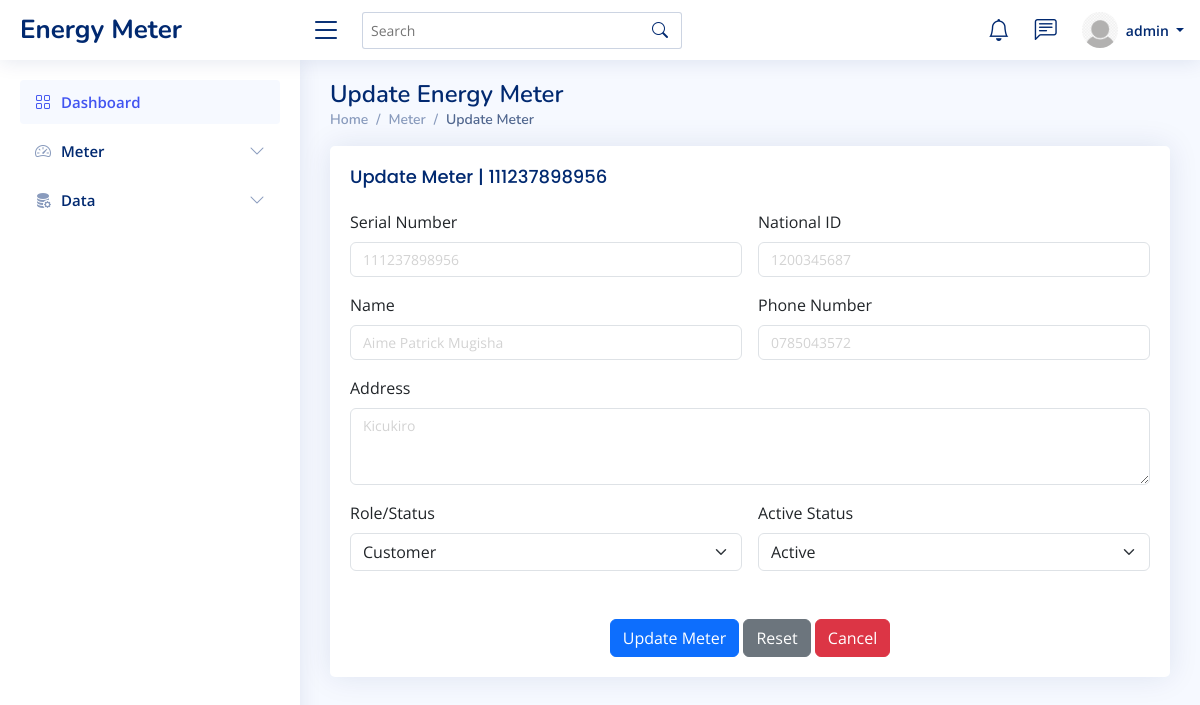
Screenshot of /update_meter/1/ (signed in) with the database file from the repository.
### energy_meter_app/models.py (models this page shows, shortened)
class Meter(models.Model):
    ROLE_CHOICES = [
        ('client', 'Client'),
    ]
    serial_number = models.CharField(max_length=30, unique=True)
    national_id = models.CharField(max_length=20, unique=True)
    name = models.CharField(max_length=100)
    phone_number = models.CharField(max_length=15, unique=True)
    address = models.TextField(max_length=50)
    created_at = models.DateTimeField(auto_now_add=True)
    updated_at = models.DateTimeField(auto_now=True)
    is_active = models.BooleanField(default=True)
    role = models.CharField(max_length=10, choices=ROLE_CHOICES, default='client')
    username = models.CharField(max_length=50, unique=True, null=True, blank=True)
    password = models.CharField(max_length=128, null=True, blank=True)
    class Meta:
        verbose_name = 'Meter'
        verbose_name_plural = 'Meters'
        ordering = ['created_at']

### energy_meter_app/views.py (the view)
# urls.py: path('update_meter/<int:meter_id>/', views.update_meter, name="update_meter"),
@meter_login_required
def update_meter(request, meter_id):
    if request.method == 'POST':
        meter = Meter.objects.get(id=meter_id)
        meter.serial_number = request.POST.get('serial_number')
        meter.national_id = request.POST.get('national_id')
        meter.name = request.POST.get('name')
        meter.phone_number = request.POST.get('phone_number')
        meter.address = request.POST.get('address')
        meter.role = request.POST.get('status')
        meter.is_active = request.POST.get('is_active') == 'True'
        meter.save()
        messages.success(request, 'Meter updated successfully')
        return redirect('manage_meters')
    else:
        meter = Meter.objects.get(id=meter_id)
        return render(request, "energy_meter_app/forms/update_meter.html", {'meter': meter})

### energy_meter_app/views.py (called while the page is built)
def meter_login_required(view_func):
    @wraps(view_func)
    def wrapped_view(request, *args, **kwargs):
        is_meter_user = request.session.get('is_meter_user', False)
        is_django_user = request.user.is_authenticated
        if not (is_meter_user or is_django_user):
            messages.error(request, "Please log in to access this page")
            return redirect('index')
        return view_func(request, *args, **kwargs)
    return wrapped_view

### energy_meter_app/templates/energy_meter_app/forms/update_meter.html (shortened to what this page needs)
{% load static %}
<!DOCTYPE html>
<html lang="en">
{% include "energy_meter_app/admin_navbar/header.html" %}
<body>
  {% include "energy_meter_app/admin_navbar/navbar.html" %}
  {% include "energy_meter_app/admin_navbar/aside.html" %}
  <main id="main" class="main">
    <div class="pagetitle">
      <h1>Update Energy Meter</h1>
      <nav>
        <ol class="breadcrumb">
          <li class="breadcrumb-item"><a href="{% url 'admin_dashboard' %}">Home</a></li>
          <li class="breadcrumb-item">Meter</li>
          <li class="breadcrumb-item active">Update Meter</li>
        </ol>
      </nav>
    </div>
    <section class="section">
      <div class="row">
        <div class="col-lg-12">
          <div class="card">
            <div class="card-body">
              <h5 class="card-title">Update Meter | {{meter.serial_number}}</h5>
              <form class="row g-3" method="POST">
                <div class="col-md-6">
                  <label for="serial_number" class="form-label">Serial Number</label>
                  <input type="number" name="serial_number" id="serial_number" class="form-control" value="{{ meter.serial_number }}" required>
                </div>
                <div class="col-md-6">
                  <label for="national_id" class="form-label">National ID</label>
                  <input type="text" name="national_id" id="national_id" class="form-control" value="{{ meter.national_id }}" required>
                </div>
                <div class="col-md-6">
                  <label for="name" class="form-label">Name</label>
                  <input type="text" name="name" id="name" class="form-control" value="{{ meter.name }}" required>
                </div>
                <div class="col-md-6">
                  <label for="phone_number" class="form-label">Phone Number</label>
                  <input type="tel" name="phone_number" id="phone_number" class="form-control" value="{{ meter.phone_number }}" required>
                </div>
                <div class="col-md-12">
                  <label for="address" class="form-label">Address</label>
                  <textarea name="address" id="address" class="form-control" rows="3" required>{{ meter.address }}</textarea>
                </div>
                <div class="col-md-6">
                  <label for="status" class="form-label">Role/Status</label>
                  <select name="status" id="status" class="form-select" required>
                    <option value="customer" {% if meter.role == 'customer' %}selected{% endif %}>Customer</option>
                  </select>
                </div>
                <div class="col-md-6">
                  <label for="is_active" class="form-label">Active Status</label>
                  <select name="is_active" id="is_active" class="form-select" required>
                    <option value="True" {% if meter.is_active %}selected{% endif %}>Active</option>
                  </select>
                </div>
                <div class="text-center mt-5">
                  <button type="submit" class="btn btn-primary">Update Meter</button>
                  <button type="reset" class="btn btn-secondary">Reset</button>
                  <a href="{% url 'manage_meters' %}" class="btn btn-danger">Cancel</a>
                </div>
              </form>
            </div>
          </div>
        </div>
      </div>
    </section>
  </main>
</body>
</html>

### energy_meter_app/templates/energy_meter_app/dashboards/base.html (shortened to what this page needs)
{% load static %}
{% block content %}
<li class="nav-item dropdown pe-3">
    <a class="nav-link nav-profile d-flex align-items-center pe-0" href="#" data-bs-toggle="dropdown">
        <img src="{% static 'assets/img/default-user.png' %}" alt="Profile" class="rounded-circle">
        <span class="d-none d-md-block dropdown-toggle ps-2">
            {{ request.user.username|default:'User' }}
        </span>
    </a>
</li>
{% endblock content %}

### static/assets/css/style.css (style rules this page uses)
:root { scroll-behavior: smooth; }
body { font-family: "Open Sans", sans-serif; background: #f6f9ff; color: #444444; }
a { color: #4154f1; text-decoration: none; }
h1, h2, h3, h4, h5, h6 { font-family: "Nunito", sans-serif; }
#main { margin-top: 60px; padding: 20px 30px; transition: all 0.3s; }
.pagetitle { margin-bottom: 10px; }
.pagetitle h1 { font-size: 24px; margin-bottom: 0; font-weight: 600; color: #012970; }
.card { margin-bottom: 30px; border: none; border-radius: 5px; box-shadow: 0px 0 30px rgba(1, 41, 112, 0.1); }
.card-title { padding: 20px 0 15px 0; font-size: 18px; font-weight: 500; color: #012970; font-family: "Poppins", sans-serif; }
.form-control { color: #d3d3d3; font-size: 14px; }
.card-body { padding: 0 20px 20px 20px; }
.breadcrumb { font-size: 14px; font-family: "Nunito", sans-serif; color: #899bbd; font-weight: 600; }
.breadcrumb a { color: #899bbd; transition: 0.3s; }
.breadcrumb .breadcrumb-item::before { color: #899bbd; }
.breadcrumb .active { color: #51678f; font-weight: 600; }
.header-nav .nav-profile { color: #012970; }
.header-nav .nav-profile img { max-height: 36px; }
.header-nav .nav-profile span { font-size: 14px; font-weight: 600; }
@media (min-width: 1200px) { #main, #footer { margin-left: 300px; } }

### rows the page displays
Meter: serial_number "111237898956", national_id "1200345687", name "Aime Patrick Mugisha", phone_number "0785043572", address "Kicukiro", status "Customer", is_active "Active"

### other values shown
{{ request.user.username|default:'User' }} "admin"
